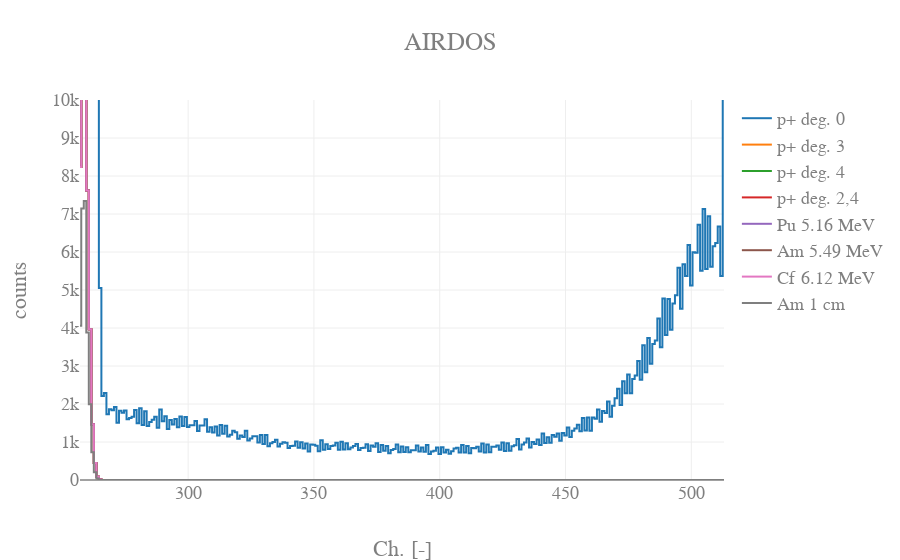

This figure's notebook cell:
### Code cell
import plotly
import plotly.plotly as py
import plotly.graph_objs as go
plotly.offline.init_notebook_mode(connected=True)

data = [
    go.Scatter(
        x=ener1.index,
        y=ener1,
        name='p+ deg. 0',
        yaxis='y',
        line=dict(
        shape='hvh'
        )
    ),    
    go.Scatter(
        x=ener1.index,
        y=ener4,
        name='p+ deg. 3',
        yaxis='y',
        line=dict(
        shape='hvh'
        )
    ),    
    go.Scatter(
        x=ener1.index,
        y=ener3,
        name='p+ deg. 4',
        yaxis='y',
        line=dict(
        shape='hvh'
        )
    ),    
    go.Scatter(
        x=ener1.index,
        y=ener2,
        name='p+ deg. 2,4',
        yaxis='y',
        line=dict(
        shape='hvh'
        )
    ),    
    go.Scatter(
        x=ener1.index,
        y=ener7,
        name='Pu 5.16 MeV',
        yaxis='y',
        line=dict(
        shape='hvh'
        )
    ),    
    go.Scatter(
        x=ener1.index,
        y=ener5,
        name='Am 5.49 MeV',
        yaxis='y',
        line=dict(
        shape='hvh'
        )
    ),
    go.Scatter(
        x=ener1.index,
        y=ener6,
        name='Cf 6.12 MeV',
        yaxis='y',
        line=dict(
        shape='hvh'
        )
    ),
    go.Scatter(
        x=ener1.index,
        y=ener8,
        name='Am 1 cm',
        yaxis='y',
        line=dict(
        shape='hvh'
        )
    ),
    ]

layout = go.Layout(
    title='AIRDOS',
    font=dict(family='Courier New, monospace', size=18, color='#7f7f7f'),
    yaxis=dict(
        title='counts',
        #type='log',
        range = [0,10000]

    ),
    xaxis=dict(
        title='Ch. [-]',
    )
)

fig = go.Figure(data=data, layout=layout)
plotly.offline.iplot(fig, filename='ble')

### Figure 1 — Plotly figure (JSON) as saved in the notebook; plotly's stock layout.template omitted (floating-point values rounded to 4 significant figures; data arrays with more than 128 entries replaced by an {"elided": "..."} marker saying what was removed)
{"data": [{"line": {"shape": "hvh"}, "name": "p+ deg. 0", "type": "scatter", "uid": "17f26438-a97a-11e8-bb17-b05216a54f0f", "x": {"elided": "257 int values"}, "y": {"elided": "257 int values"}, "yaxis": "y"}, {"line": {"shape": "hvh"}, "name": "p+ deg. 3", "type": "scatter", "uid": "17f26439-a97a-11e8-bb17-b05216a54f0f", "x": {"elided": "257 int values"}, "y": {"elided": "257 int values"}, "yaxis": "y"}, {"line": {"shape": "hvh"}, "name": "p+ deg. 4", "type": "scatter", "uid": "17f2643a-a97a-11e8-bb17-b05216a54f0f", "x": {"elided": "257 int values"}, "y": {"elided": "257 int values"}, "yaxis": "y"}, {"line": {"shape": "hvh"}, "name": "p+ deg. 2,4", "type": "scatter", "uid": "17f2643b-a97a-11e8-bb17-b05216a54f0f", "x": {"elided": "257 int values"}, "y": {"elided": "257 int values"}, "yaxis": "y"}, {"line": {"shape": "hvh"}, "name": "Pu 5.16 MeV", "type": "scatter", "uid": "17f2643c-a97a-11e8-bb17-b05216a54f0f", "x": {"elided": "257 int values"}, "y": {"elided": "257 int values"}, "yaxis": "y"}, {"line": {"shape": "hvh"}, "name": "Am 5.49 MeV", "type": "scatter", "uid": "17f2643d-a97a-11e8-bb17-b05216a54f0f", "x": {"elided": "257 int values"}, "y": {"elided": "257 int values"}, "yaxis": "y"}, {"line": {"shape": "hvh"}, "name": "Cf 6.12 MeV", "type": "scatter", "uid": "17f2643e-a97a-11e8-bb17-b05216a54f0f", "x": {"elided": "257 int values"}, "y": {"elided": "257 int values"}, "yaxis": "y"}, {"line": {"shape": "hvh"}, "name": "Am 1 cm", "type": "scatter", "uid": "17f2643f-a97a-11e8-bb17-b05216a54f0f", "x": {"elided": "257 int values"}, "y": {"elided": "257 int values"}, "yaxis": "y"}], "layout": {"font": {"color": "#7f7f7f", "family": "Courier New, monospace", "size": 18}, "title": "AIRDOS", "xaxis": {"title": "Ch. [-]"}, "yaxis": {"range": [0, 10000], "title": "counts"}}}
